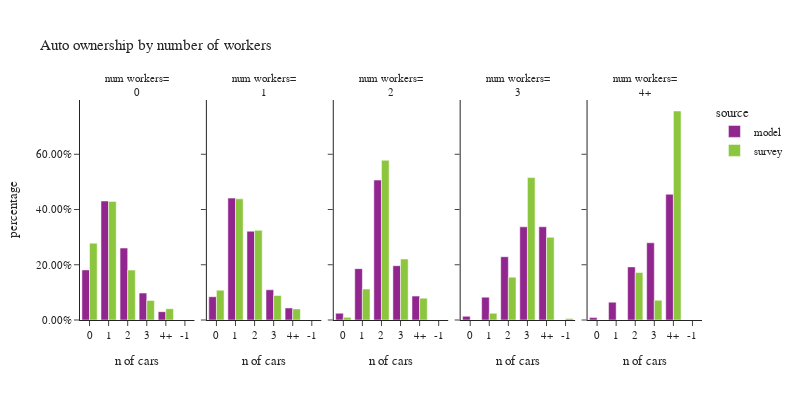

Write notebook code for a chart like this one.
### Code cell
plot_auto(hh,'num_workers_simple','number of workers','num workers')

### Figure 1 — Plotly figure (JSON) as saved in the notebook; plotly's stock layout.template omitted (floating-point values rounded to 4 significant figures)
{"data": [{"alignmentgroup": "True", "customdata": [[70237], [166739], [100830], [37724], [11666]], "hovertemplate": "source=model<br>num_workers_simple=0<br>auto_ownership_simple=%{x}<br>percentage=%{y}<br>sample count=%{customdata[0]}<extra></extra>", "legendgroup": "model", "marker": {"color": "#91268F", "pattern": {"shape": ""}}, "name": "model", "offsetgroup": "model", "orientation": "v", "showlegend": true, "textposition": "auto", "type": "bar", "x": ["0", "1", "2", "3", "4+"], "xaxis": "x", "y": [0.1814, 0.4306, 0.2604, 0.09743, 0.03013], "yaxis": "y"}, {"alignmentgroup": "True", "customdata": [[58768], [307696], [224176], [76238], [30431]], "hovertemplate": "source=model<br>num_workers_simple=1<br>auto_ownership_simple=%{x}<br>percentage=%{y}<br>sample count=%{customdata[0]}<extra></extra>", "legendgroup": "model", "marker": {"color": "#91268F", "pattern": {"shape": ""}}, "name": "model", "offsetgroup": "model", "orientation": "v", "showlegend": false, "textposition": "auto", "type": "bar", "x": ["0", "1", "2", "3", "4+"], "xaxis": "x2", "y": [0.08428, 0.4413, 0.3215, 0.1093, 0.04364], "yaxis": "y2"}, {"alignmentgroup": "True", "customdata": [[13356], [101736], [277299], [107595], [47337]], "hovertemplate": "source=model<br>num_workers_simple=2<br>auto_ownership_simple=%{x}<br>percentage=%{y}<br>sample count=%{customdata[0]}<extra></extra>", "legendgroup": "model", "marker": {"color": "#91268F", "pattern": {"shape": ""}}, "name": "model", "offsetgroup": "model", "orientation": "v", "showlegend": false, "textposition": "auto", "type": "bar", "x": ["0", "1", "2", "3", "4+"], "xaxis": "x3", "y": [0.0244, 0.1859, 0.5066, 0.1966, 0.08649], "yaxis": "y3"}, {"alignmentgroup": "True", "customdata": [[742], [4606], [12759], [18788], [18806]], "hovertemplate": "source=model<br>num_workers_simple=3<br>auto_ownership_simple=%{x}<br>percentage=%{y}<br>sample count=%{customdata[0]}<extra></extra>", "legendgroup": "model", "marker": {"color": "#91268F", "pattern": {"shape": ""}}, "name": "model", "offsetgroup": "model", "orientation": "v", "showlegend": false, "textposition": "auto", "type": "bar", "x": ["0", "1", "2", "3", "4+"], "xaxis": "x4", "y": [0.01332, 0.08269, 0.2291, 0.3373, 0.3376], "yaxis": "y4"}, {"alignmentgroup": "True", "customdata": [[422], [3126], [9339], [13587], [22126]], "hovertemplate": "source=model<br>num_workers_simple=4+<br>auto_ownership_simple=%{x}<br>percentage=%{y}<br>sample count=%{customdata[0]}<extra></extra>", "legendgroup": "model", "marker": {"color": "#91268F", "pattern": {"shape": ""}}, "name": "model", "offsetgroup": "model", "orientation": "v", "showlegend": false, "textposition": "auto", "type": "bar", "x": ["0", "1", "2", "3", "4+"], "xaxis": "x5", "y": [0.008683, 0.06432, 0.1922, 0.2796, 0.4553], "yaxis": "y5"}, {"alignmentgroup": "True", "customdata": [[219], [407], [227], [75], [27]], "hovertemplate": "source=survey<br>num_workers_simple=0<br>auto_ownership_simple=%{x}<br>percentage=%{y}<br>sample count=%{customdata[0]}<extra></extra>", "legendgroup": "survey", "marker": {"color": "#8CC63E", "pattern": {"shape": ""}}, "name": "survey", "offsetgroup": "survey", "orientation": "v", "showlegend": true, "textposition": "auto", "type": "bar", "x": ["0", "1", "2", "3", "4+"], "xaxis": "x", "y": [0.2783, 0.4294, 0.1806, 0.07074, 0.04098], "yaxis": "y"}, {"alignmentgroup": "True", "customdata": [[315], [828], [297], [64], [33]], "hovertemplate": "source=survey<br>num_workers_simple=1<br>auto_ownership_simple=%{x}<br>percentage=%{y}<br>sample count=%{customdata[0]}<extra></extra>", "legendgroup": "survey", "marker": {"color": "#8CC63E", "pattern": {"shape": ""}}, "name": "survey", "offsetgroup": "survey", "orientation": "v", "showlegend": false, "textposition": "auto", "type": "bar", "x": ["0", "1", "2", "3", "4+"], "xaxis": "x2", "y": [0.1079, 0.4386, 0.3246, 0.08875, 0.04008], "yaxis": "y2"}, {"alignmentgroup": "True", "customdata": [[38], [335], [490], [100], [37]], "hovertemplate": "source=survey<br>num_workers_simple=2<br>auto_ownership_simple=%{x}<br>percentage=%{y}<br>sample count=%{customdata[0]}<extra></extra>", "legendgroup": "survey", "marker": {"color": "#8CC63E", "pattern": {"shape": ""}}, "name": "survey", "offsetgroup": "survey", "orientation": "v", "showlegend": false, "textposition": "auto", "type": "bar", "x": ["0", "1", "2", "3", "4+"], "xaxis": "x3", "y": [0.009677, 0.112, 0.5785, 0.2208, 0.07912], "yaxis": "y3"}, {"alignmentgroup": "True", "customdata": [[1], [6], [18], [27], [13]], "hovertemplate": "source=survey<br>num_workers_simple=3<br>auto_ownership_simple=%{x}<br>percentage=%{y}<br>sample count=%{customdata[0]}<extra></extra>", "legendgroup": "survey", "marker": {"color": "#8CC63E", "pattern": {"shape": ""}}, "name": "survey", "offsetgroup": "survey", "orientation": "v", "showlegend": false, "textposition": "auto", "type": "bar", "x": ["-1", "1", "2", "3", "4+"], "xaxis": "x4", "y": [0.005794, 0.02422, 0.1551, 0.5156, 0.2993], "yaxis": "y4"}, {"alignmentgroup": "True", "customdata": [[2], [2], [8]], "hovertemplate": "source=survey<br>num_workers_simple=4+<br>auto_ownership_simple=%{x}<br>percentage=%{y}<br>sample count=%{customdata[0]}<extra></extra>", "legendgroup": "survey", "marker": {"color": "#8CC63E", "pattern": {"shape": ""}}, "name": "survey", "offsetgroup": "survey", "orientation": "v", "showlegend": false, "textposition": "auto", "type": "bar", "x": ["2", "3", "4+"], "xaxis": "x5", "y": [0.1719, 0.07152, 0.7566], "yaxis": "y5"}], "layout": {"annotations": [{"font": {}, "showarrow": false, "text": "num workers=<br>0", "x": 0.092, "xanchor": "center", "xref": "paper", "y": 1.0, "yanchor": "bottom", "yref": "paper"}, {"font": {}, "showarrow": false, "text": "num workers=<br>1", "x": 0.296, "xanchor": "center", "xref": "paper", "y": 1.0, "yanchor": "bottom", "yref": "paper"}, {"font": {}, "showarrow": false, "text": "num workers=<br>2", "x": 0.5, "xanchor": "center", "xref": "paper", "y": 1.0, "yanchor": "bottom", "yref": "paper"}, {"font": {}, "showarrow": false, "text": "num workers=<br>3", "x": 0.704, "xanchor": "center", "xref": "paper", "y": 1.0, "yanchor": "bottom", "yref": "paper"}, {"font": {}, "showarrow": false, "text": "num workers=<br>4+", "x": 0.908, "xanchor": "center", "xref": "paper", "y": 1.0, "yanchor": "bottom", "yref": "paper"}], "barmode": "group", "font": {"size": 11}, "height": 400, "legend": {"title": {"text": "source"}, "tracegroupgap": 0}, "title": {"text": "Auto ownership by number of workers"}, "width": 800, "xaxis": {"anchor": "y", "domain": [0.0, 0.184], "title": {"text": "n of cars"}}, "xaxis2": {"anchor": "y2", "domain": [0.204, 0.388], "matches": "x", "title": {"text": "n of cars"}}, "xaxis3": {"anchor": "y3", "domain": [0.408, 0.592], "matches": "x", "title": {"text": "n of cars"}}, "xaxis4": {"anchor": "y4", "domain": [0.612, 0.796], "matches": "x", "title": {"text": "n of cars"}}, "xaxis5": {"anchor": "y5", "domain": [0.816, 1.0], "matches": "x", "title": {"text": "n of cars"}}, "yaxis": {"anchor": "x", "domain": [0.0, 1.0], "tickformat": ".2%", "title": {"text": "percentage"}}, "yaxis2": {"anchor": "x2", "domain": [0.0, 1.0], "matches": "y", "showticklabels": false, "tickformat": ".2%"}, "yaxis3": {"anchor": "x3", "domain": [0.0, 1.0], "matches": "y", "showticklabels": false, "tickformat": ".2%"}, "yaxis4": {"anchor": "x4", "domain": [0.0, 1.0], "matches": "y", "showticklabels": false, "tickformat": ".2%"}, "yaxis5": {"anchor": "x5", "domain": [0.0, 1.0], "matches": "y", "showticklabels": false, "tickformat": ".2%"}}}
